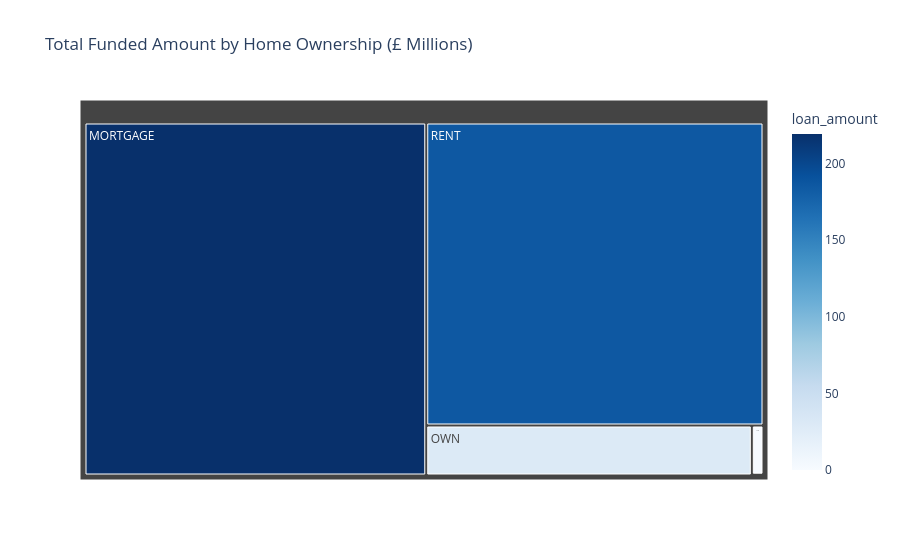

Write notebook code for a chart like this one.
### Markdown cell above
### Home OwnerShip Analysis by Total Funded Amount

### Code cell
home_funding = df.groupby('home_ownership')['loan_amount'].sum().reset_index()

home_funding['loan_amount'] = home_funding['loan_amount'] / 1000000

fig = px.treemap(
    home_funding,
    path = ['home_ownership'],
    values = 'loan_amount',
    color = 'loan_amount',
    color_continuous_scale = 'Blues',
    title='Total Funded Amount by Home Ownership (£ Millions)'
)

fig.show()

### Figure 1 — Plotly figure (JSON) as saved in the notebook; plotly's stock layout.template omitted (floating-point values rounded to 4 significant figures)
{"data": [{"branchvalues": "total", "customdata": [[219.3], [0.0168], [1.045], [29.6], [185.8]], "domain": {"x": [0, 1], "y": [0, 1]}, "hovertemplate": "labels=%{label}<br>loan_amount_sum=%{value}<br>parent=%{parent}<br>id=%{id}<br>loan_amount=%{color}<extra></extra>", "ids": ["MORTGAGE", "NONE", "OTHER", "OWN", "RENT"], "labels": ["MORTGAGE", "NONE", "OTHER", "OWN", "RENT"], "marker": {"coloraxis": "coloraxis", "colors": [219.3, 0.0168, 1.045, 29.6, 185.8]}, "name": "", "parents": ["", "", "", "", ""], "type": "treemap", "values": [219.3, 0.0168, 1.045, 29.6, 185.8]}], "layout": {"coloraxis": {"colorbar": {"title": {"text": "loan_amount"}}, "colorscale": [[0, "rgb(247,251,255)"], [0.125, "rgb(222,235,247)"], [0.25, "rgb(198,219,239)"], [0.375, "rgb(158,202,225)"], [0.5, "rgb(107,174,214)"], [0.625, "rgb(66,146,198)"], [0.75, "rgb(33,113,181)"], [0.875, "rgb(8,81,156)"], [1, "rgb(8,48,107)"]]}, "legend": {"tracegroupgap": 0}, "title": {"text": "Total Funded Amount by Home Ownership (£ Millions)"}}}
